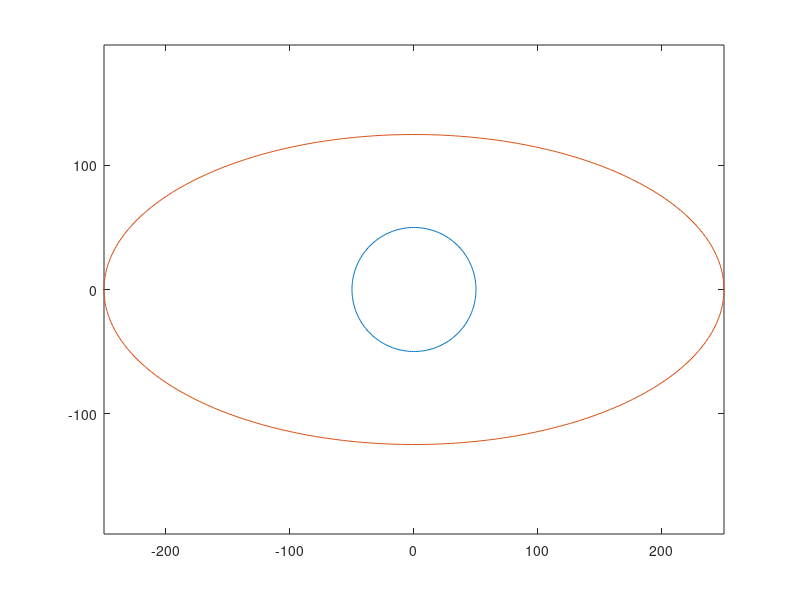

MATLAB code for this plot: (Note: this script raises an error after producing the figure.)
% creat 2D boundary data file
% nx nz x1(left) x2(right) z1(bottom) z2(top)

clc;
clear all;
close all;

nx = 200;
r1 = 50;
r2 = 250;
printf = 1;

for i=1:nx
    bz1(i,1) = r1*cos(-(i-1)/(nx-1)*2*pi);
    bz1(i,2) = r1*sin(-(i-1)/(nx-1)*2*pi);

    bz2(i,1) = r2*cos(-(i-1)/(nx-1)*2*pi);
    bz2(i,2) = 0.5*r2*sin(-(i-1)/(nx-1)*2*pi);
end

if printf == 1
    figure(1)   
    plot(bz1(:,1),bz1(:,2));
    hold on;
    plot(bz2(:,1),bz2(:,2));
    axis equal;
end

% creat data file
export_bdry;
